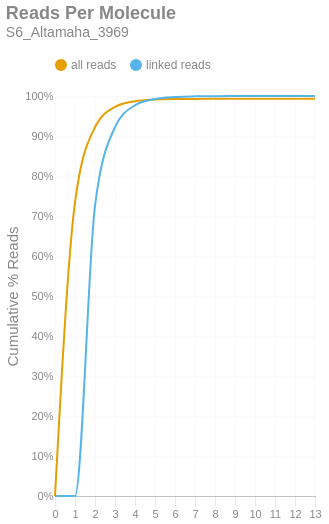

The cell this chart's notebook holds for it:
### Markdown cell above
### Reads per Molecule
This chart shows the cumulative distribution of the number of reads per linked molecule. That is, how many alignments are associated with a unique molecule. This excludes the number of reads associated with invalid or absent linked-read barcodes. The `linked` histogram is the percentages recalculated when disregarding singletons.

### Code cell
if SKIPLR:
    print_html(f"Skipped")
else:
    counts = np.bincount(valids['reads'].cast(pl.Int64).to_numpy())
    weighted = counts * np.arange(len(counts))
    all_perc = weighted / n_reads
    linked_perc = weighted / n_linked_reads
    linked_perc[1] = 0
    binned_df = pl.DataFrame({
        'readsper': list(range(len(counts))),
        'all reads (cumsum)': np.cumsum(all_perc).tolist(),
        'linked reads (cumsum)': np.cumsum(linked_perc).tolist(),
    })

    with SafeRender(binned_df):
        (
            density_plot(binned_df, 'Reads Per Molecule', samplename, 'readspmol')
            .encode(
                x=alt.X('readsper:O', title=None).axis(labelAngle=0).scale(padding=0),
                y=alt.Y('value:Q', title='Cumulative % Reads').axis(format='%').stack(False),
                color=alt.Color("key:N").scale(domain=["all reads", "linked reads"]),
                tooltip=[
                    alt.Tooltip("key:N", title="Data Type"),
                    alt.Tooltip("readsper:O", title="Reads Per Molecule"),
                    alt.Tooltip("value:Q", format=".2%", title="% Reads (Cum.)")
                ]            
            )
        ).display()

### Figure 1 — Vega-Lite specification as saved in the notebook (floating-point values rounded to 4 significant figures)
{"width": "container", "height": 400, "config": {"title": {"anchor": "start", "dy": -15, "fontSize": 18, "color": "#888888", "subtitleColor": "#888888", "subtitleFontSize": 14}, "arc": {"fill": "#0072B2"}, "axis": {"domainColor": "#888888", "domainWidth": 0.5, "gridWidth": 0.2, "grid": false, "titleFontWeight": 400, "titleFontSize": 15, "labelFontSize": 11, "labelColor": "#888888", "tickColor": "#888888", "tickWidth": 0.2, "titleColor": "#888888"}, "axisBand": {"grid": false}, "axisX": {"grid": true, "tickSize": 10, "domainCap": "round"}, "axisY": {"domain": false, "grid": true, "tickSize": 0, "domainCap": "round"}, "background": "transparent", "header": {"labelFontSize": 15, "labelColor": "#888888", "titleFontSize": 15, "titleFontWeight": 600, "titleColor": "#888888"}, "legend": {"labelFont": "sans-serif", "labelFontSize": 12, "labelColor": "#888888", "symbolSize": 100, "symbolType": "circle", "titleFontSize": 12, "titlePadding": 10, "titleColor": "#888888", "title": null, "orient": "top"}, "range": {"category": ["#E69F00", "#56B4E9", "#009E73", "#F0E442", "#0072B2", "#D55E00", "#CC79A7", "#000000"], "diverging": ["#cfe8f3", "#a2d4ec", "#73bfe2", "#46abdb", "#1696d2", "#12719e"]}, "area": {"fill": "#0072B2", "fillOpacity": 0.7, "line": true, "strokeOpacity": 0.7}, "line": {"color": "#0072B2", "stroke": "#0072B2", "strokeWidth": 2}, "trail": {"color": "#0072B2", "stroke": "#0072B2", "strokeWidth": 0, "size": 1}, "point": {"filled": true, "fillOpacity": 1.0, "size": 95}, "text": {"color": "#888888", "fontSize": 11, "align": "right", "fontWeight": 400, "size": 11}, "bar": {"fill": "#0072B2", "stroke": null}, "view": {"stroke": null, "continuousWidth": 660, "continuousHeight": 400}}, "data": {"name": "data-645a609259a303b8c4ad9bb24c9f90ea"}, "mark": {"type": "line", "interpolate": "monotone", "point": {"opacity": 0, "size": 275}}, "encoding": {"color": {"field": "key", "scale": {"domain": ["all reads", "linked reads"]}, "type": "nominal"}, "tooltip": [{"field": "key", "title": "Data Type", "type": "nominal"}, {"field": "readsper", "title": "Reads Per Molecule", "type": "ordinal"}, {"field": "value", "format": ".2%", "title": "% Reads (Cum.)", "type": "quantitative"}], "x": {"axis": {"labelAngle": 0}, "field": "readsper", "scale": {"padding": 0}, "title": null, "type": "ordinal"}, "y": {"axis": {"format": "%"}, "field": "value", "stack": false, "title": "Cumulative % Reads", "type": "quantitative"}}, "params": [{"name": "param_c36ac31b6afebe62", "select": {"type": "point", "fields": ["key"]}, "bind": "legend"}], "title": {"text": "Reads Per Molecule", "subtitle": "S6_Altamaha_3969"}, "transform": [{"fold": ["all reads (cumsum)", "linked reads (cumsum)"]}, {"calculate": "replace(datum.key, ' (cumsum)', '')", "as": "key"}, {"filter": {"param": "param_c36ac31b6afebe62"}}], "usermeta": {"embedOptions": {"downloadFileName": "S6_Altamaha_3969.readspmol"}}, "$schema": "https://vega.github.io/schema/vega-lite/v6.1.0.json", "datasets": {"data-645a609259a303b8c4ad9bb24c9f90ea": [{"readsper": 0, "all reads (cumsum)": 0.0, "linked reads (cumsum)": 0.0}, {"readsper": 1, "all reads (cumsum)": 0.7341, "linked reads (cumsum)": 0.0}, {"readsper": 2, "all reads (cumsum)": 0.9218, "linked reads (cumsum)": 0.7251}, {"readsper": 3, "all reads (cumsum)": 0.9728, "linked reads (cumsum)": 0.9219}, {"readsper": 4, "all reads (cumsum)": 0.987, "linked reads (cumsum)": 0.9769}, {"readsper": 5, "all reads (cumsum)": 0.991, "linked reads (cumsum)": 0.9925}, {"readsper": 6, "all reads (cumsum)": 0.9923, "linked reads (cumsum)": 0.9975}, {"readsper": 7, "all reads (cumsum)": 0.9928, "linked reads (cumsum)": 0.9992}, {"readsper": 8, "all reads (cumsum)": 0.9929, "linked reads (cumsum)": 0.9997}, {"readsper": 9, "all reads (cumsum)": 0.993, "linked reads (cumsum)": 0.9999}, {"readsper": 10, "all reads (cumsum)": 0.993, "linked reads (cumsum)": 0.9999}, {"readsper": 11, "all reads (cumsum)": 0.993, "linked reads (cumsum)": 1.0}, {"readsper": 12, "all reads (cumsum)": 0.993, "linked reads (cumsum)": 1.0}, {"readsper": 13, "all reads (cumsum)": 0.993, "linked reads (cumsum)": 1.0}]}}
